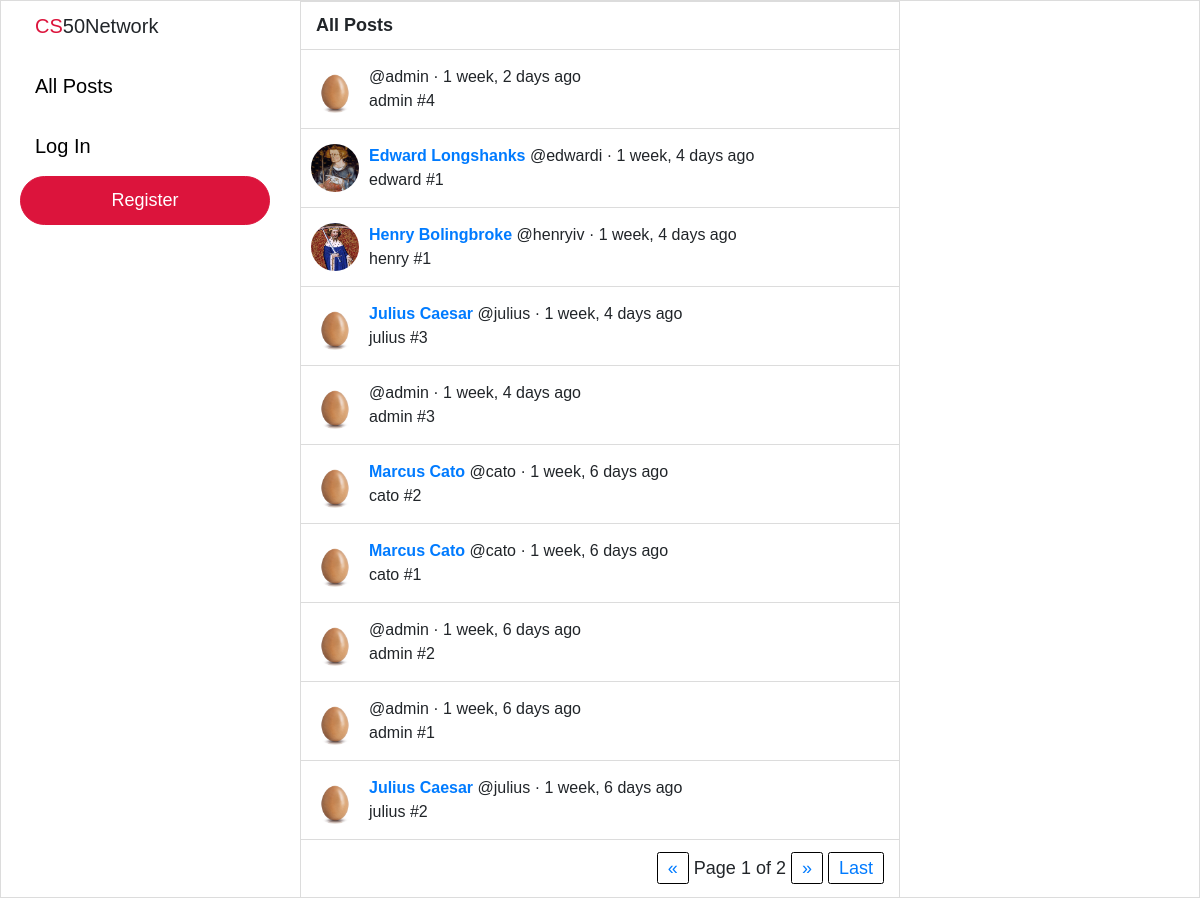
Before: / with the older database file.
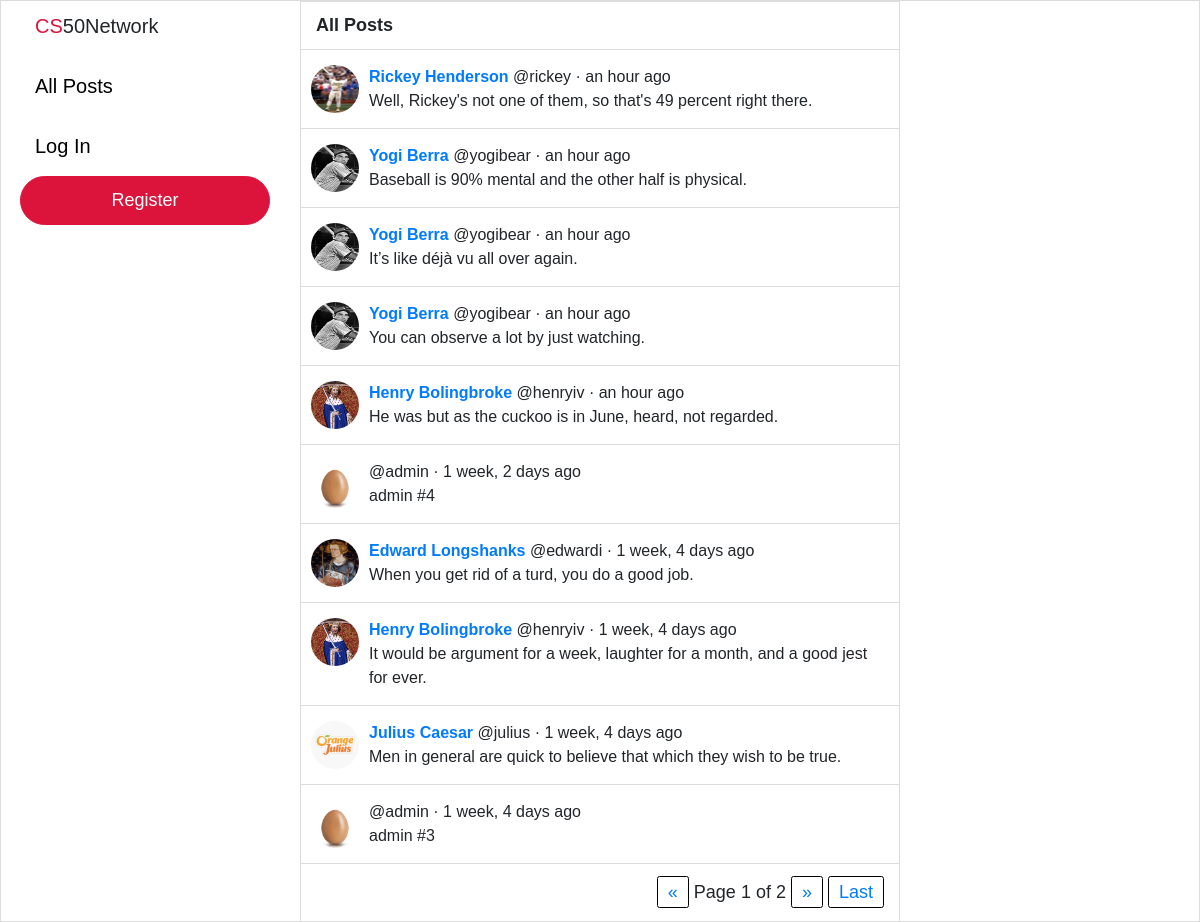
After: the same page with the newer database file.
### network/models.py (models this page shows, shortened)
class Post(models.Model):
    user = models.ForeignKey("User", on_delete=models.CASCADE, related_name="posts")
    body = models.TextField(blank=True, max_length=280)
    likes = models.ManyToManyField("User", blank=True, related_name="likes")
    timestamp = models.DateTimeField(auto_now_add=True)
    def get_time(self):
        return humanize.naturaltime(self.timestamp)

class User(AbstractUser):
    pass
    bio = models.TextField(blank=True, max_length=160)
    profile_picture = models.ImageField(default="default.jpeg", upload_to="profile_pictures")

### network/views.py (the view)
# urls.py: path("", views.index, name="index"),
def index(request):
    posts = Post.objects.all().order_by('-timestamp')
    paginator = Paginator(posts, 10)
    page_number = request.GET.get('page')
    page_obj = paginator.get_page(page_number)
    if request.user.is_anonymous:
        context = {"page_obj": page_obj}
    else:
        context = {
        "page_obj": page_obj,
        "recommend_follow": recommend_follow(request),
    }
    return render(request, "network/index.html", context)

### network/templates/network/index.html (shortened to what this page needs)
{% extends "network/layout.html" %}
{% block body %}
    <div class="page-title">All Posts</div>
    {% for post in page_obj %}
    <div class="post-outer-container">
        <div class="post-container">
            <div class="profile-pic">
                {% if user.is_authenticated %}
                    <a href="/profile/{{ post.user.username }}">
                        <img src="{{ post.user.profile_picture.url }}" />
                    </a>
                {% else %}
                    <a href="{% url 'login' %}">
                        <img src="{{ post.user.profile_picture.url }}" />
                    </a>
                {% endif %}
            </div>
                <div class="post-body-container">
                    <div class="post-body-top">
                        <div>
                            {% if user.is_authenticated %}
                                <a href="/profile/{{ post.user.username }}"><b>{{ post.user.first_name }} {{ post.user.last_name }}</a> </b> @{{ post.user.username }} · {{ post.get_time }}
                            {% else %}
                                <a href="{% url 'login' %}"><b>{{ post.user.first_name }} {{ post.user.last_name }}</a> </b> @{{ post.user.username }} · {{ post.get_time }}
                            {% endif %}
                    </div>
                </div>
                <div class="post-body" data-post-id="{{ post.id }}" data-status="close">
                    <div class="original-post">{{ post.body }}</div>
                </div>
            </div>
        </div>
    </div>
    {% endfor %}
    <div class="pagination">
        <span class="step-links">
            {% if page_obj.has_previous %}
                <a id="first" href="?page=1">First</a>
                <a id="prev" href="?page={{ page_obj.previous_page_number }}">&laquo;</a>
            {% else %}
                <a id="prev" href="#" style="pointer-events: none;">&laquo;</a>
            {% endif %}
            <span class="current">
                Page {{ page_obj.number }} of {{ page_obj.paginator.num_pages }}
            </span>
            {% if page_obj.has_next %}
                <a id="next" href="?page={{ page_obj.next_page_number }}">&raquo;</a>
                <a id="last" href="?page={{ page_obj.paginator.num_pages }}">Last</a>
            {% else %}
                <a id="next" href="#" style="pointer-events: none;">&raquo;</a>
            {% endif %}
        </span>
    </div>
{% endblock %}

Changed rows visible on the page:
no longer on this page (row edited): Post: user.profile_picture (placeholder picture), user.first_name "Marcus", user.last_name "Cato", user.username "cato", get_time "1 week, 6 days ago", body "cato #2"
no longer on this page (row edited): Post: user.profile_picture (placeholder picture), user.first_name "Marcus", user.last_name "Cato", user.username "cato", get_time "1 week, 6 days ago", body "cato #1"
no longer on this page (row unchanged): Post: user.profile_picture (placeholder picture), user.username "admin", get_time "1 week, 6 days ago", body "admin #2"
no longer on this page (row unchanged): Post: user.profile_picture (placeholder picture), user.username "admin", get_time "1 week, 6 days ago", body "admin #1"
no longer on this page (row edited): Post: user.profile_picture (placeholder picture), user.first_name "Julius", user.last_name "Caesar", user.username "julius", get_time "1 week, 6 days ago", body "julius #2"
added Post: user.profile_picture (picture), user.first_name "Rickey", user.last_name "Henderson", user.username "rickey", get_time "an hour ago", body "Well, Rickey's not one of them, so that's 49 percent right there."
added Post: user.profile_picture (picture), user.first_name "Yogi", user.last_name "Berra", user.username "yogibear", get_time "an hour ago", body "Baseball is 90% mental and the other half is physical."
added Post: user.profile_picture (picture), user.first_name "Yogi", user.last_name "Berra", user.username "yogibear", get_time "an hour ago", body "It’s like déjà vu all over again."
added Post: user.profile_picture (picture), user.first_name "Yogi", user.last_name "Berra", user.username "yogibear", get_time "an hour ago", body "You can observe a lot by just watching."
added Post: user.profile_picture (picture), user.first_name "Henry", user.last_name "Bolingbroke", user.username "henryiv", get_time "an hour ago", body "He was but as the cuckoo is in June, heard, not regarded."
changed Post "Edward": body "edward #1" → "When you get rid of a turd, you do a good job."
changed Post: body "henry #1" → "It would be argument for a week, laughter for a month, and a good jest for ever."
changed Post "Julius": user.profile_picture: picture added in place of a placeholder; body "julius #3" → "Men in general are quick to believe that which they wish to be true."
